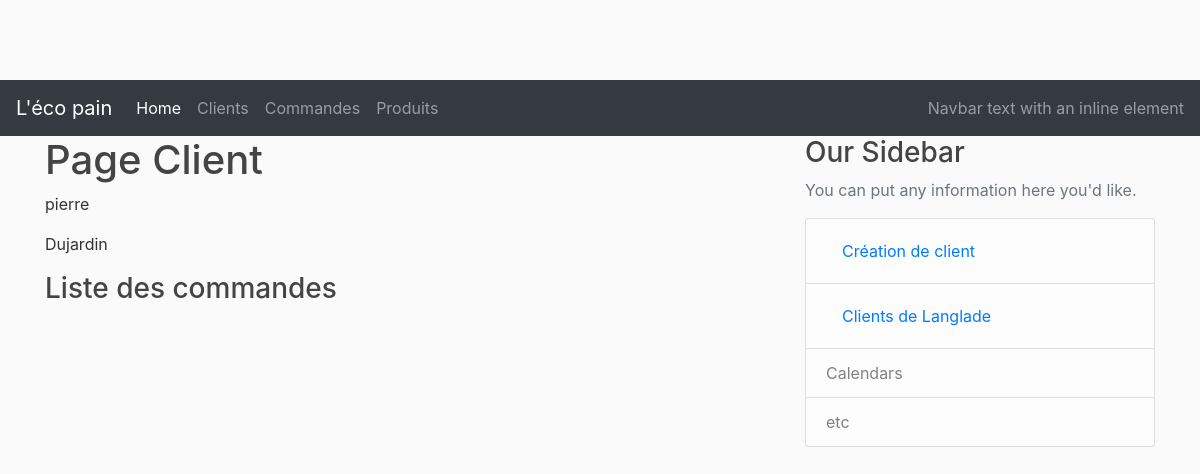
Before: /customers/2 with the older database file.
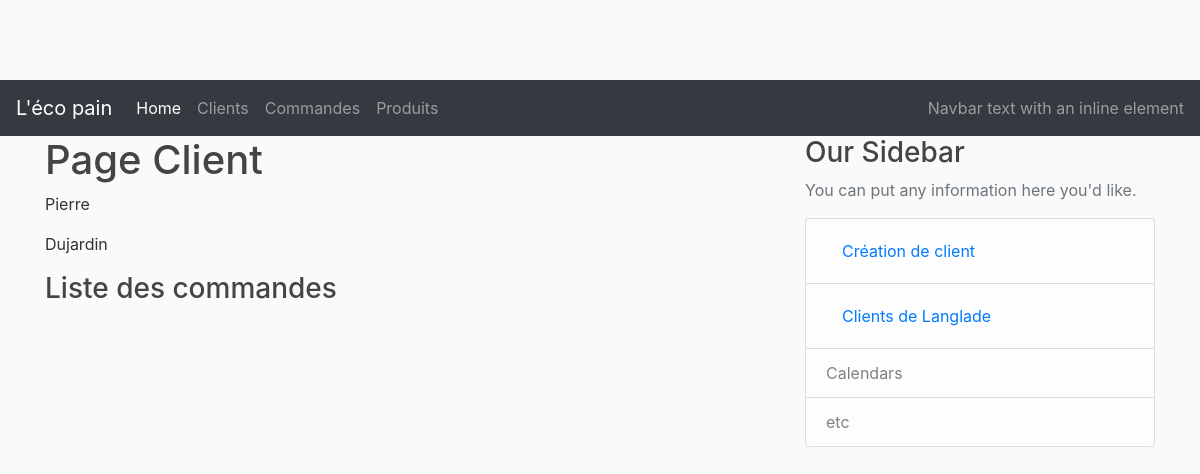
After: the same page with the newer database file.
### lecopain/models.py (models this page shows, shortened)
class Customer(db.Model):
    __tablename__ = 'customers'
    id =  db.Column(db.Integer, primary_key=True)
    firstname = db.Column(db.String(50), nullable=False)
    lastname = db.Column(db.String(50), nullable=False)
    address = db.Column(db.String(200))
    cp = db.Column(db.String(20))
    city = db.Column(db.String(50))
    email = db.Column(db.String(200), nullable=False)
    created_at = db.Column(db.DateTime, nullable=False, default=datetime.utcnow)
    orders = db.relationship('Order', backref='owner', lazy=True)

### lecopain/controllers/customer_controller.py (the view)
@customer_page.route("/customers/<int:customer_id>")
def customer(customer_id):
    customer = Customer.query.get_or_404(customer_id)
    return render_template('/customers/customer.html', customer=customer)

### lecopain/templates/customers/customer.html (shortened to what this page needs)
{% extends "layout.html" %}
{% block content %}
    <h1>Page Client</h1>
    <div class="content-section">
        <p>{{customer.firstname}}</p>
        <p>{{customer.lastname}}</p>
    </div>
    <div>
        <h3>Liste des commandes</h3>
    </div>
{% endblock %}
{% block right_menu %}
<div class="content-section">
    <h3>Our Sidebar</h3>
    <p class='text-muted'>You can put any information here you'd like.
        <ul class="list-group">
        <li class="list-group-item list-group-item-light">
                <a class="nav-link" href="/customers/new">Création de client</a></li>
        <li class="list-group-item list-group-item-light">
                <a class="nav-link" href="/customers/city/Langlade">Clients de Langlade</a></li>
        <li class="list-group-item list-group-item-light">Calendars</li>
        <li class="list-group-item list-group-item-light">etc</li>
        </ul>
    </p>
</div>
{% endblock %}

Changed rows visible on the page:
changed Customer "Dujardin": firstname "pierre" → "Pierre"
